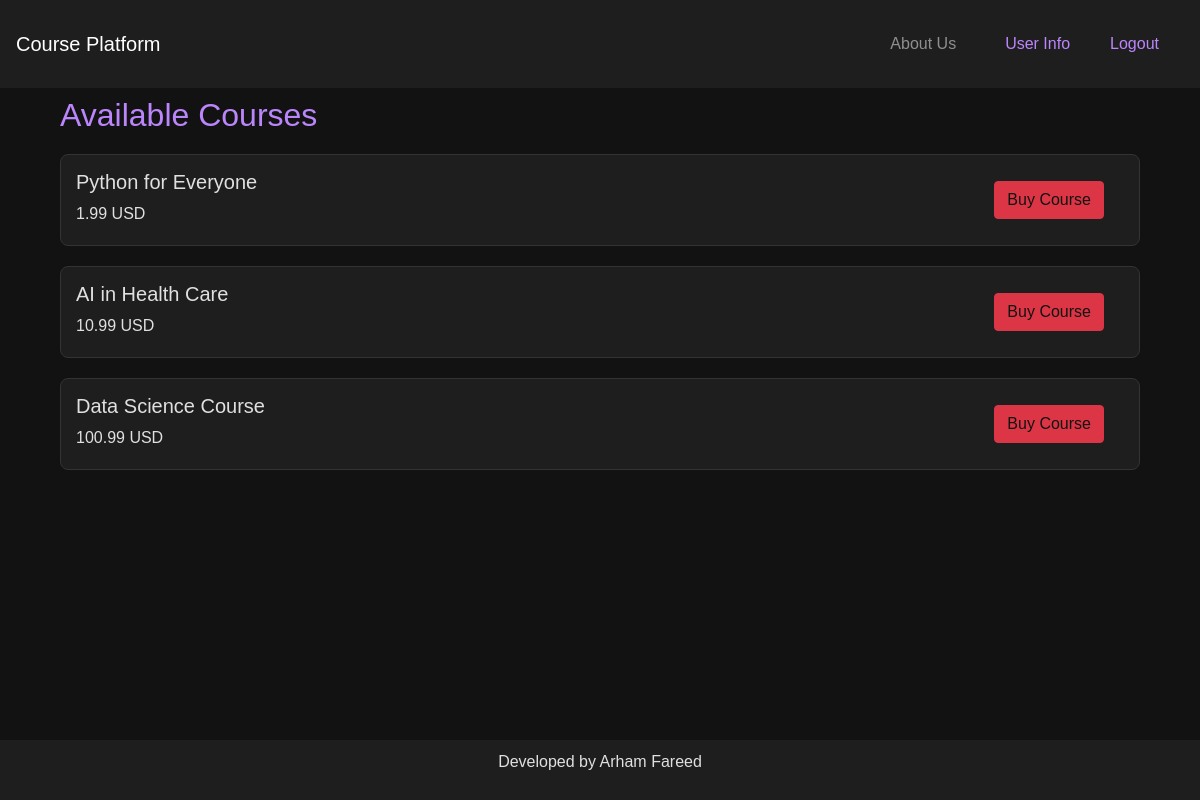
The page /courses/ (signed in) on the database as committed earlier.
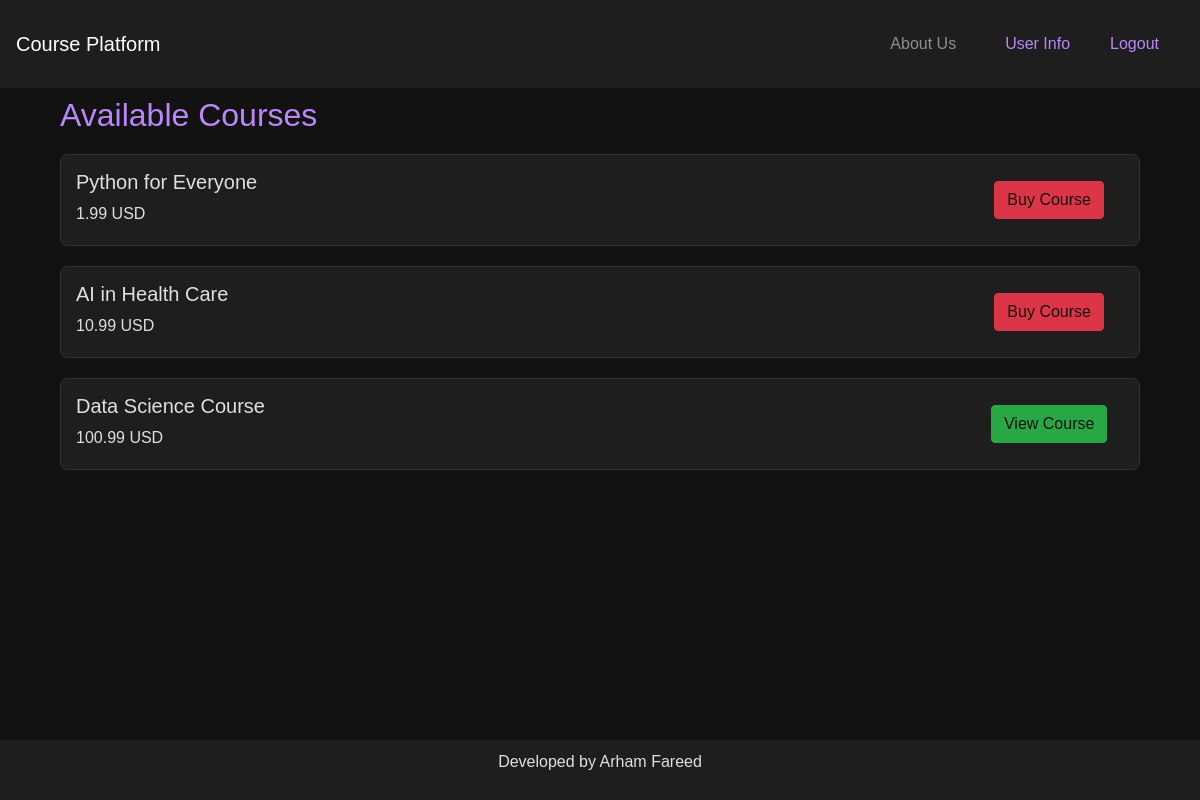
The same page on the database as committed later.
### course/models.py (models this page shows, shortened)
class Course(models.Model):
    title = models.CharField(max_length=200)
    content = models.TextField()
    price = models.DecimalField(max_digits=10, decimal_places=2)
    instructor = models.ForeignKey(User, on_delete=models.CASCADE)
    created_at = models.DateTimeField(auto_now_add=True)
    update_at = models.DateTimeField(auto_now=True)
    subscribers = models.ManyToManyField(User, related_name='courses')
    is_featured = models.BooleanField(default=False)

### course/views.py (the view)
# urls.py: path("courses/", views.course_list, name="course_list"),
@login_required
def course_list(request):
    courses = Course.objects.all()
    for course in courses:
        course.is_unlocked = request.user in course.subscribers.all()  # type: ignore
    context = {
        "courses": courses
    }
    return render(request, "course_list.html", context)

### course/templates/course_list.html (shortened to what this page needs)
{% extends "base.html" %}
{% block content %}
<div class="container mt-4">
    <h2>Available Courses</h2>
    {% for course in courses %}
    <div class="card course-card">
        <div class="row align-items-center">
            <div class="col-md-10">
                <h5>{{ course.title }}</h5>
                <p class="mb-1">{{ course.price }} USD</p>
            </div>
            <div class="col-md-2 text-md-end text-center mt-2 mt-md-0">
                {% if course.is_unlocked %}
                    <a href="{% url 'course_detail' course.id %}" class="btn btn-success">View Course</a>
                {% else %}
                    <a href="{% url 'payment:create_checkout_session' course.id %}" class="btn btn-danger">Buy Course</a>
                {% endif %}
            </div>
        </div>
    </div>
    {% empty %}
        <p>No courses available at the moment.</p>
    {% endfor %}
</div>
{% endblock %}

Rows that differ between the two databases and show on the page:
changed Course "Data Science Course": text "Buy Course" → "View Course"
